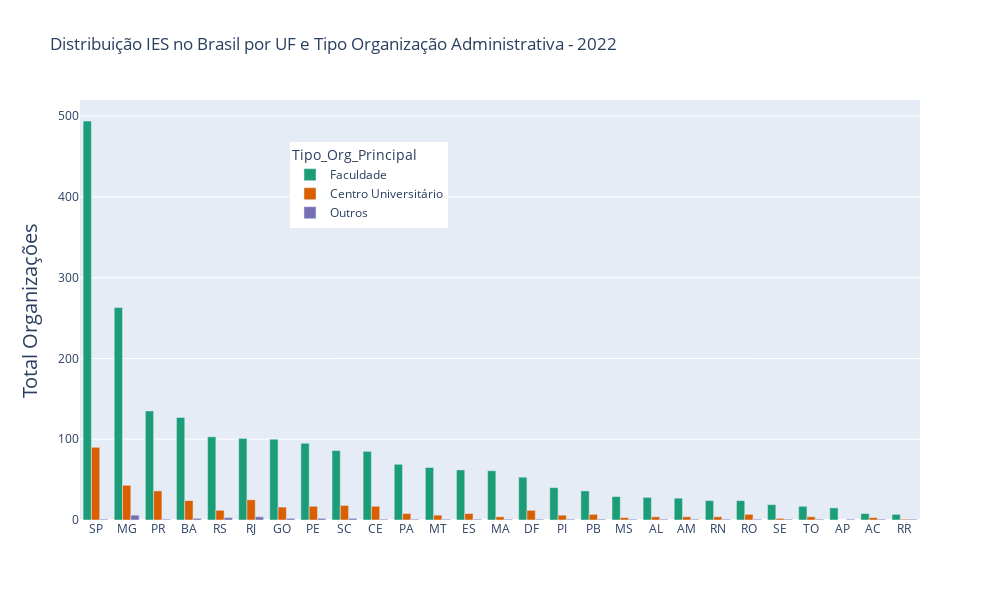

This figure's notebook cell:
### Code cell
fig = px.bar(distr_ies_org_uf.sort_values(by='Total_Org', ascending=False),
             x='SG_UF_IES', 
             y='Total_Org', 
             color='Tipo_Org_Principal',
             color_discrete_sequence=px.colors.qualitative.Dark2,
             barmode = 'group', width=1000, height=600,
             title='Distribuição IES no Brasil por UF e Tipo Organização Administrativa - 2022',
             hover_data = {'SG_UF_IES','Tipo_Org_Principal','Total_Org',
                           'Total_Org_p'}
             
            )

fig.update_layout(yaxis=dict(title='Total Organizações', titlefont_size=20, tickfont_size=12),
                  xaxis=dict(title=''),      # remover titulo no eixo x
                  legend=dict(x=0.25,y=0.9)) # deslocar legenda para dentro do plot

fig.show()

### Figure 1 — Plotly figure (JSON) as saved in the notebook; plotly's stock layout.template omitted (floating-point values rounded to 4 significant figures)
{"data": [{"alignmentgroup": "True", "customdata": [["Faculdade", 84.44], ["Faculdade", 84.29], ["Faculdade", 78.49], ["Faculdade", 83.01], ["Faculdade", 87.29], ["Faculdade", 77.69], ["Faculdade", 84.75], ["Faculdade", 83.33], ["Faculdade", 81.13], ["Faculdade", 82.52], ["Faculdade", 88.46], ["Faculdade", 90.28], ["Faculdade", 87.32], ["Faculdade", 92.42], ["Faculdade", 80.3], ["Faculdade", 85.11], ["Faculdade", 81.82], ["Faculdade", 87.88], ["Faculdade", 84.85], ["Faculdade", 84.38], ["Faculdade", 82.76], ["Faculdade", 75], ["Faculdade", 86.36], ["Faculdade", 77.27], ["Faculdade", 93.75], ["Faculdade", 66.67], ["Faculdade", 77.78]], "hovertemplate": "Tipo_Org_Principal=%{customdata[0]}<br>SG_UF_IES=%{x}<br>Total_Org=%{y}<br>Total_Org_p=%{customdata[1]}<extra></extra>", "legendgroup": "Faculdade", "marker": {"color": "rgb(27,158,119)", "pattern": {"shape": ""}}, "name": "Faculdade", "offsetgroup": "Faculdade", "orientation": "v", "showlegend": true, "textposition": "auto", "type": "bar", "x": ["SP", "MG", "PR", "BA", "RS", "RJ", "GO", "PE", "SC", "CE", "PA", "MT", "ES", "MA", "DF", "PI", "PB", "MS", "AL", "AM", "RN", "RO", "SE", "TO", "AP", "AC", "RR"], "xaxis": "x", "y": [494, 263, 135, 127, 103, 101, 100, 95, 86, 85, 69, 65, 62, 61, 53, 40, 36, 29, 28, 27, 24, 24, 19, 17, 15, 8, 7], "yaxis": "y"}, {"alignmentgroup": "True", "customdata": [["Centro Universitário", 15.38], ["Centro Universitário", 13.78], ["Centro Universitário", 20.93], ["Centro Universitário", 19.23], ["Centro Universitário", 15.69], ["Centro Universitário", 16.98], ["Centro Universitário", 14.91], ["Centro Universitário", 16.5], ["Centro Universitário", 13.56], ["Centro Universitário", 10.17], ["Centro Universitário", 18.18], ["Centro Universitário", 10.26], ["Centro Universitário", 11.27], ["Centro Universitário", 21.88], ["Centro Universitário", 15.91], ["Centro Universitário", 8.33], ["Centro Universitário", 12.77], ["Centro Universitário", 6.06], ["Centro Universitário", 12.5], ["Centro Universitário", 18.18], ["Centro Universitário", 12.12], ["Centro Universitário", 13.79], ["Centro Universitário", 25], ["Centro Universitário", 9.09], ["Centro Universitário", 9.09], ["Centro Universitário", 11.11]], "hovertemplate": "Tipo_Org_Principal=%{customdata[0]}<br>SG_UF_IES=%{x}<br>Total_Org=%{y}<br>Total_Org_p=%{customdata[1]}<extra></extra>", "legendgroup": "Centro Universitário", "marker": {"color": "rgb(217,95,2)", "pattern": {"shape": ""}}, "name": "Centro Universitário", "offsetgroup": "Centro Universitário", "orientation": "v", "showlegend": true, "textposition": "auto", "type": "bar", "x": ["SP", "MG", "PR", "RJ", "BA", "SC", "PE", "CE", "GO", "RS", "DF", "PA", "ES", "RO", "PB", "MT", "PI", "MA", "AM", "TO", "AL", "RN", "AC", "MS", "SE", "RR"], "xaxis": "x", "y": [90, 43, 36, 25, 24, 18, 17, 17, 16, 12, 12, 8, 8, 7, 7, 6, 6, 4, 4, 4, 4, 4, 3, 3, 2, 1], "yaxis": "y"}, {"alignmentgroup": "True", "customdata": [["Outros", 1.92], ["Outros", 3.08], ["Outros", 2.54], ["Outros", 1.75], ["Outros", 1.89], ["Outros", 1.69], ["Outros", 1.31], ["Outros", 4.55], ["Outros", 0.17], ["Outros", 11.11], ["Outros", 1.28], ["Outros", 1.41], ["Outros", 8.33], ["Outros", 3.03], ["Outros", 3.12], ["Outros", 6.25], ["Outros", 0.97], ["Outros", 1.52], ["Outros", 1.52], ["Outros", 3.12], ["Outros", 3.03], ["Outros", 1.39], ["Outros", 2.27], ["Outros", 2.13], ["Outros", 0.58], ["Outros", 3.45], ["Outros", 4.55]], "hovertemplate": "Tipo_Org_Principal=%{customdata[0]}<br>SG_UF_IES=%{x}<br>Total_Org=%{y}<br>Total_Org_p=%{customdata[1]}<extra></extra>", "legendgroup": "Outros", "marker": {"color": "rgb(117,112,179)", "pattern": {"shape": ""}}, "name": "Outros", "offsetgroup": "Outros", "orientation": "v", "showlegend": true, "textposition": "auto", "type": "bar", "x": ["MG", "RJ", "RS", "PE", "SC", "GO", "BA", "SE", "SP", "RR", "PA", "ES", "AC", "AL", "AM", "AP", "CE", "DF", "MA", "RO", "MS", "MT", "PB", "PI", "PR", "RN", "TO"], "xaxis": "x", "y": [6, 4, 3, 2, 2, 2, 2, 1, 1, 1, 1, 1, 1, 1, 1, 1, 1, 1, 1, 1, 1, 1, 1, 1, 1, 1, 1], "yaxis": "y"}], "layout": {"barmode": "group", "height": 600, "legend": {"title": {"text": "Tipo_Org_Principal"}, "tracegroupgap": 0, "x": 0.25, "y": 0.9}, "title": {"text": "Distribuição IES no Brasil por UF e Tipo Organização Administrativa - 2022"}, "width": 1000, "xaxis": {"anchor": "y", "autorange": true, "domain": [0, 1], "range": [-0.5, 26.5], "title": {"text": ""}, "type": "category"}, "yaxis": {"anchor": "x", "autorange": true, "domain": [0, 1], "range": [0, 520], "tickfont": {"size": 12}, "title": {"font": {"size": 20}, "text": "Total Organizações"}, "type": "linear"}}}
